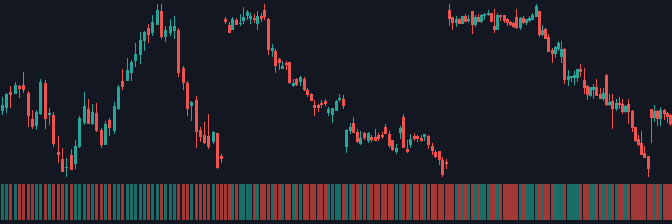
#> input picture lite/examples/BAC_model_input.png, 672 x 224 px; its folder holds only this picture in this run
$ python -i screen_digitizer.py   (imports and definitions only)
#> lines starting #> are read from the running program, lines starting #| are printed output that depends on the picture
### dashboard/screen_reader.py

"""Reads ticker candidates, timeframe and the last-bar O/H/L/C legend from a TradingView-style chart screenshot.
From TriFrame (tested on 66 real TradingView dark-theme screenshots: timeframe 100 %, legend O/H/L/C 100 %,
true ticker among the candidates 66/66). The app confirms a candidate by matching the legend against market data."""
import re
import numpy as np
from PIL import Image

_OCR = None
TF_MAP = {"1W": "1W", "W": "1W", "1D": "1D", "D": "1D", "1H": "1H", "60": "1H"}
STOP = {"USD", "SELL", "BUY", "VOL", "SMA", "EMA", "NASDAQ", "NYSE", "AMEX", "ARCA", "BATS", "OTC", "TRADE", "SAVE", "ALERT",
        "PRE", "POST", "MACD", "RSI", "LOG", "AUTO", "INC", "CORP", "LTD", "CO", "PLC", "THE", "AND", "OF", "CLOSE", "OPEN",
        "HIGH", "LOW", "ADJ", "EXT", "UTC"}


def _ocr():
    global _OCR
    if _OCR is None:
        try:
            from rapidocr_onnxruntime import RapidOCR
            _OCR = RapidOCR()
        except ImportError:
            from rapidocr import RapidOCR
            _new = RapidOCR()
            # [5 lines left out: function _OCR, not called in this run]
    return _OCR


# [55 lines left out: functions _num, _rows, _toolbar_candidates, _price_tag_candidates, not called in this run]


def read_header(img, deep=False):
    if not isinstance(img, Image.Image):
        img = Image.open(img)
    img = img.convert("RGB")
    w, h = img.size
    top = img.crop((0, 0, int(w * 0.75), max(60, int(h * 0.12))))
    if top.size[0] < 1600:
        top = top.resize((top.size[0] * 2, top.size[1] * 2), Image.LANCZOS)
    res, _ = _ocr()(np.asarray(top))
    rows = _rows(res or [])
    joined = " | ".join(" ".join(r) for r in rows)
    tf = None
    m = re.search(r"[·•]\s*(1W|1D|1H|60)\s*[·•]", joined, re.I)
    if m:
        tf = TF_MAP.get(m.group(1).upper())
    if tf is None and rows:
        for t in rows[0]:
            if t.strip().upper() in TF_MAP:
                tf = TF_MAP[t.strip().upper()]; break
    ohlc = None
    flat = re.sub(r"\s+", "", joined)
    m = re.search(r"[O0]([\d,]*\d\.\d+)H([\d,]+\.\d+)L([\d,]+\.\d+)C([\d,]+\.\d+)", flat)
    if m:
        vals = [_num(x) for x in m.groups()]
        if all(v is not None for v in vals) and vals[1] >= max(vals[0], vals[3]) * 0.999 and vals[2] <= min(vals[0], vals[3]) * 1.001:
            ohlc = dict(zip(("open", "high", "low", "close"), vals))
    name = None
    m = re.search(r"([A-Za-z][^|·•]{2,80}?)\s*[·•]\s*(?:1W|1D|1H|60)\b", joined, re.I)
    if m:
        name = re.sub(r"^[^A-Za-z]+", "", m.group(1)).strip()
    cands = _toolbar_candidates(rows)
    if deep or not cands:
        cands += [c for c in _price_tag_candidates(img) if c not in cands]
    return dict(candidates=cands, timeframe=tf, ohlc=ohlc, name=name, header_text=joined[:300])

### dashboard/screen_digitizer.py
"""Reads candles, volume, the price scale and the as-of date straight out of a TradingView-style chart screenshot.

Nothing here downloads data: every number comes from the pixels and the text in the picture.

  1. OCR the price-axis labels and fit pixel row -> price (linear or logarithmic scale, whichever fits).
  2. Learn the up / down candle colours and the background from the picture; a pixel belongs to a candle when its colour lies
     on the line from the background to a candle colour. Volume bars are the same colours blended toward the background
     (TradingView draws them semi-transparent), so the blend strength separates candles (strong) from volume (weak).
  3. Remove text (OCR boxes) and thin horizontal lines (the dotted last-price line) from the candle masks.
  4. Find the regular spacing of the candles, then read each candle's high / low (wick ends) and open / close (body ends).
  5. Check the last candle against the O/H/L/C legend; when they agree, the legend's high and low refine the price scale.
  6. Daily charts: the month labels on the time axis sit on the first session of each month, which pins the date of the
     last candle (NYSE calendar).
"""
import math
import re
from datetime import date, timedelta

import numpy as np
import pandas as pd
from PIL import Image

MONTHS = {m: i for i, m in enumerate(["jan", "feb", "mar", "apr", "may", "jun", "jul", "aug", "sep", "oct", "nov", "dec"], 1)}
NUM = re.compile(r"^-?\d[\d,]*(?:\.\d+)?$")


class ChartReadError(ValueError):
    pass


# ------------------------------------------------------------------ OCR
# [64 lines left out: functions _ocr_items, _ocr_region, _num, _fit_axis, not called in this run]


def _price(fit, y):
    v = fit["a"] + fit["b"] * np.asarray(y, float)
    return np.exp(v) if fit["kind"] == "log" else v


# ------------------------------------------------------------------ NYSE calendar (for dating daily candles)
# [79 lines left out: functions _nyse_holidays, trading_days, last_completed_session, _mode_color, _hue_chroma, _longest_run, not called in this run]


# ------------------------------------------------------------------ main reader
def read_chart(img, slot=None):
    """Returns a dict with the bars (oldest first), the fitted price scale, the legend check and diagnostics."""
#> called with img = '../lite/examples/BAC_model_input.png'
    if not isinstance(img, Image.Image):
        img = Image.open(img)
#> img is the input picture: PIL image 672x224 RGB; mean R, G, B 36.6, 34.3, 42.6
    img = img.convert("RGB")
    W, H = img.size
    arr = np.asarray(img).astype(np.int16)
    notes = []

    import screen_reader
    head = screen_reader.read_header(img)
#> in read_header, `top = img.crop((0, 0, int(w * 0.75), max(60, int(h * 0.12))))`:
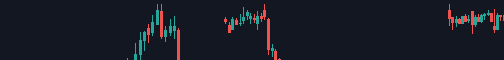
#> top: PIL image 504x60 RGB; mean R, G, B 24.5, 27.5, 37.7
#> in read_header, `top = top.resize((top.size[0] * 2, top.size[1] * 2), Image.LANCZOS)`:
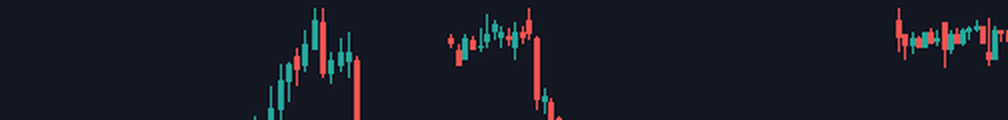
#> top: PIL image 1008x120 RGB; mean R, G, B 24.6, 27.5, 37.7
#> (the rest of the program and of its run is left out)
